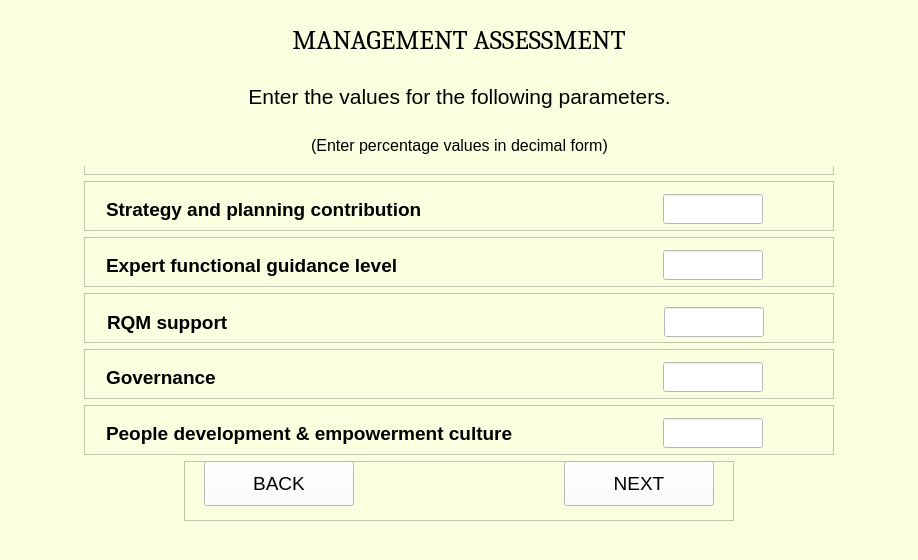
<?xml version="1.0" encoding="UTF-8"?>
<ui version="4.0">
 <class>MainWindow</class>
 <widget class="QMainWindow" name="MainWindow">
  <property name="enabled">
   <bool>true</bool>
  </property>
  <property name="geometry">
   <rect>
    <x>0</x>
    <y>0</y>
    <width>914</width>
    <height>560</height>
   </rect>
  </property>
  <property name="mouseTracking">
   <bool>true</bool>
  </property>
  <property name="windowTitle">
   <string>MainWindow</string>
  </property>
  <property name="styleSheet">
   <string notr="true">background-color:rgb(250, 255, 224)</string>
  </property>
  <widget class="QWidget" name="centralwidget">
   <layout class="QVBoxLayout" name="verticalLayout">
    <item alignment="Qt::AlignHCenter">
     <widget class="QFrame" name="frame">
      <property name="minimumSize">
       <size>
        <width>900</width>
        <height>60</height>
       </size>
      </property>
      <property name="maximumSize">
       <size>
        <width>900</width>
        <height>60</height>
       </size>
      </property>
      <property name="frameShape">
       <enum>QFrame::StyledPanel</enum>
      </property>
      <property name="frameShadow">
       <enum>QFrame::Raised</enum>
      </property>
      <widget class="QLabel" name="heading">
       <property name="geometry">
        <rect>
         <x>0</x>
         <y>0</y>
         <width>900</width>
         <height>61</height>
        </rect>
       </property>
       <property name="sizePolicy">
        <sizepolicy hsizetype="Preferred" vsizetype="Preferred">
         <horstretch>0</horstretch>
         <verstretch>0</verstretch>
        </sizepolicy>
       </property>
       <property name="minimumSize">
        <size>
         <width>900</width>
         <height>50</height>
        </size>
       </property>
       <property name="maximumSize">
        <size>
         <width>16777215</width>
         <height>16777215</height>
        </size>
       </property>
       <property name="font">
        <font>
         <family>Cambria</family>
         <pointsize>20</pointsize>
        </font>
       </property>
       <property name="text">
        <string>MANAGEMENT ASSESSMENT</string>
       </property>
       <property name="alignment">
        <set>Qt::AlignCenter</set>
       </property>
       <property name="wordWrap">
        <bool>false</bool>
       </property>
      </widget>
     </widget>
    </item>
    <item alignment="Qt::AlignHCenter">
     <widget class="QFrame" name="frame_2">
      <property name="minimumSize">
       <size>
        <width>750</width>
        <height>100</height>
       </size>
      </property>
      <property name="maximumSize">
       <size>
        <width>750</width>
        <height>100</height>
       </size>
      </property>
      <property name="frameShape">
       <enum>QFrame::StyledPanel</enum>
      </property>
      <property name="frameShadow">
       <enum>QFrame::Raised</enum>
      </property>
      <widget class="QWidget" name="layoutWidget">
       <property name="geometry">
        <rect>
         <x>0</x>
         <y>0</y>
         <width>751</width>
         <height>91</height>
        </rect>
       </property>
       <layout class="QGridLayout" name="gridLayout_6">
        <item row="0" column="0">
         <widget class="QLabel" name="subHeading">
          <property name="sizePolicy">
           <sizepolicy hsizetype="Preferred" vsizetype="Preferred">
            <horstretch>0</horstretch>
            <verstretch>0</verstretch>
           </sizepolicy>
          </property>
          <property name="minimumSize">
           <size>
            <width>450</width>
            <height>40</height>
           </size>
          </property>
          <property name="maximumSize">
           <size>
            <width>16777215</width>
            <height>16777215</height>
           </size>
          </property>
          <property name="font">
           <font>
            <family>Arial</family>
            <pointsize>16</pointsize>
           </font>
          </property>
          <property name="text">
           <string>Enter the values for the following parameters.</string>
          </property>
          <property name="alignment">
           <set>Qt::AlignCenter</set>
          </property>
          <property name="wordWrap">
           <bool>false</bool>
          </property>
         </widget>
        </item>
        <item row="1" column="0">
         <widget class="QLabel" name="instructions">
          <property name="sizePolicy">
           <sizepolicy hsizetype="Preferred" vsizetype="Preferred">
            <horstretch>0</horstretch>
            <verstretch>0</verstretch>
           </sizepolicy>
          </property>
          <property name="minimumSize">
           <size>
            <width>315</width>
            <height>40</height>
           </size>
          </property>
          <property name="maximumSize">
           <size>
            <width>16777215</width>
            <height>16777215</height>
           </size>
          </property>
          <property name="font">
           <font>
            <family>Arial</family>
            <pointsize>12</pointsize>
           </font>
          </property>
          <property name="text">
           <string>(Enter percentage values in decimal form)</string>
          </property>
          <property name="alignment">
           <set>Qt::AlignCenter</set>
          </property>
          <property name="wordWrap">
           <bool>false</bool>
          </property>
         </widget>
        </item>
       </layout>
      </widget>
     </widget>
    </item>
    <item alignment="Qt::AlignHCenter">
     <widget class="QFrame" name="frame_3">
      <property name="minimumSize">
       <size>
        <width>750</width>
        <height>50</height>
       </size>
      </property>
      <property name="maximumSize">
       <size>
        <width>750</width>
        <height>50</height>
       </size>
      </property>
      <property name="frameShape">
       <enum>QFrame::StyledPanel</enum>
      </property>
      <property name="frameShadow">
       <enum>QFrame::Raised</enum>
      </property>
      <widget class="QWidget" name="layoutWidget">
       <property name="geometry">
        <rect>
         <x>22</x>
         <y>12</y>
         <width>657</width>
         <height>32</height>
        </rect>
       </property>
       <layout class="QGridLayout" name="gridLayout">
        <item row="0" column="0">
         <widget class="QLabel" name="labelE">
          <property name="sizePolicy">
           <sizepolicy hsizetype="Preferred" vsizetype="Preferred">
            <horstretch>0</horstretch>
            <verstretch>0</verstretch>
           </sizepolicy>
          </property>
          <property name="minimumSize">
           <size>
            <width>550</width>
            <height>30</height>
           </size>
          </property>
          <property name="maximumSize">
           <size>
            <width>16777215</width>
            <height>16777215</height>
           </size>
          </property>
          <property name="font">
           <font>
            <family>Arial</family>
            <pointsize>14</pointsize>
            <weight>75</weight>
            <bold>true</bold>
           </font>
          </property>
          <property name="text">
           <string>Strategy and planning contribution</string>
          </property>
          <property name="wordWrap">
           <bool>false</bool>
          </property>
         </widget>
        </item>
        <item row="0" column="1">
         <widget class="QLineEdit" name="paramE">
          <property name="sizePolicy">
           <sizepolicy hsizetype="Preferred" vsizetype="Preferred">
            <horstretch>0</horstretch>
            <verstretch>0</verstretch>
           </sizepolicy>
          </property>
          <property name="minimumSize">
           <size>
            <width>100</width>
            <height>30</height>
           </size>
          </property>
          <property name="maximumSize">
           <size>
            <width>100</width>
            <height>30</height>
           </size>
          </property>
          <property name="font">
           <font>
            <family>Arial</family>
            <pointsize>12</pointsize>
            <weight>50</weight>
            <bold>false</bold>
           </font>
          </property>
          <property name="styleSheet">
           <string notr="true">background-color:rgb(255, 255, 255)</string>
          </property>
         </widget>
        </item>
       </layout>
      </widget>
     </widget>
    </item>
    <item alignment="Qt::AlignHCenter">
     <widget class="QFrame" name="frame_4">
      <property name="minimumSize">
       <size>
        <width>750</width>
        <height>50</height>
       </size>
      </property>
      <property name="maximumSize">
       <size>
        <width>750</width>
        <height>50</height>
       </size>
      </property>
      <property name="frameShape">
       <enum>QFrame::StyledPanel</enum>
      </property>
      <property name="frameShadow">
       <enum>QFrame::Raised</enum>
      </property>
      <widget class="QWidget" name="layoutWidget">
       <property name="geometry">
        <rect>
         <x>22</x>
         <y>12</y>
         <width>657</width>
         <height>32</height>
        </rect>
       </property>
       <layout class="QGridLayout" name="gridLayout_2">
        <item row="0" column="0">
         <widget class="QLabel" name="labelF">
          <property name="sizePolicy">
           <sizepolicy hsizetype="Preferred" vsizetype="Preferred">
            <horstretch>0</horstretch>
            <verstretch>0</verstretch>
           </sizepolicy>
          </property>
          <property name="minimumSize">
           <size>
            <width>550</width>
            <height>30</height>
           </size>
          </property>
          <property name="maximumSize">
           <size>
            <width>16777215</width>
            <height>16777215</height>
           </size>
          </property>
          <property name="font">
           <font>
            <family>Arial</family>
            <pointsize>14</pointsize>
            <weight>75</weight>
            <bold>true</bold>
           </font>
          </property>
          <property name="text">
           <string>Expert functional guidance level</string>
          </property>
          <property name="wordWrap">
           <bool>false</bool>
          </property>
         </widget>
        </item>
        <item row="0" column="1">
         <widget class="QLineEdit" name="paramF">
          <property name="sizePolicy">
           <sizepolicy hsizetype="Preferred" vsizetype="Preferred">
            <horstretch>0</horstretch>
            <verstretch>0</verstretch>
           </sizepolicy>
          </property>
          <property name="minimumSize">
           <size>
            <width>100</width>
            <height>30</height>
           </size>
          </property>
          <property name="maximumSize">
           <size>
            <width>100</width>
            <height>30</height>
           </size>
          </property>
          <property name="font">
           <font>
            <family>Arial</family>
            <pointsize>12</pointsize>
            <weight>50</weight>
            <bold>false</bold>
           </font>
          </property>
          <property name="styleSheet">
           <string notr="true">background-color:rgb(255, 255, 255)</string>
          </property>
         </widget>
        </item>
       </layout>
      </widget>
     </widget>
    </item>
    <item alignment="Qt::AlignHCenter">
     <widget class="QFrame" name="frame_5">
      <property name="minimumSize">
       <size>
        <width>750</width>
        <height>50</height>
       </size>
      </property>
      <property name="maximumSize">
       <size>
        <width>750</width>
        <height>50</height>
       </size>
      </property>
      <property name="frameShape">
       <enum>QFrame::StyledPanel</enum>
      </property>
      <property name="frameShadow">
       <enum>QFrame::Raised</enum>
      </property>
      <widget class="QWidget" name="layoutWidget">
       <property name="geometry">
        <rect>
         <x>23</x>
         <y>13</y>
         <width>657</width>
         <height>32</height>
        </rect>
       </property>
       <layout class="QGridLayout" name="gridLayout_3">
        <item row="0" column="0">
         <widget class="QLabel" name="labelG">
          <property name="sizePolicy">
           <sizepolicy hsizetype="Preferred" vsizetype="Preferred">
            <horstretch>0</horstretch>
            <verstretch>0</verstretch>
           </sizepolicy>
          </property>
          <property name="minimumSize">
           <size>
            <width>550</width>
            <height>30</height>
           </size>
          </property>
          <property name="maximumSize">
           <size>
            <width>16777215</width>
            <height>16777215</height>
           </size>
          </property>
          <property name="font">
           <font>
            <family>Arial</family>
            <pointsize>14</pointsize>
            <weight>75</weight>
            <bold>true</bold>
           </font>
          </property>
          <property name="text">
           <string>RQM support</string>
          </property>
          <property name="wordWrap">
           <bool>false</bool>
          </property>
         </widget>
        </item>
        <item row="0" column="1">
         <widget class="QLineEdit" name="paramG">
          <property name="sizePolicy">
           <sizepolicy hsizetype="Preferred" vsizetype="Preferred">
            <horstretch>0</horstretch>
            <verstretch>0</verstretch>
           </sizepolicy>
          </property>
          <property name="minimumSize">
           <size>
            <width>100</width>
            <height>30</height>
           </size>
          </property>
          <property name="maximumSize">
           <size>
            <width>100</width>
            <height>30</height>
           </size>
          </property>
          <property name="font">
           <font>
            <family>Arial</family>
            <pointsize>12</pointsize>
            <weight>50</weight>
            <bold>false</bold>
           </font>
          </property>
          <property name="styleSheet">
           <string notr="true">background-color:rgb(255, 255, 255)</string>
          </property>
         </widget>
        </item>
       </layout>
      </widget>
     </widget>
    </item>
    <item alignment="Qt::AlignHCenter">
     <widget class="QFrame" name="frame_6">
      <property name="minimumSize">
       <size>
        <width>750</width>
        <height>50</height>
       </size>
      </property>
      <property name="maximumSize">
       <size>
        <width>750</width>
        <height>50</height>
       </size>
      </property>
      <property name="frameShape">
       <enum>QFrame::StyledPanel</enum>
      </property>
      <property name="frameShadow">
       <enum>QFrame::Raised</enum>
      </property>
      <widget class="QWidget" name="layoutWidget">
       <property name="geometry">
        <rect>
         <x>22</x>
         <y>12</y>
         <width>657</width>
         <height>32</height>
        </rect>
       </property>
       <layout class="QGridLayout" name="gridLayout_4">
        <item row="0" column="0">
         <widget class="QLabel" name="labelH">
          <property name="sizePolicy">
           <sizepolicy hsizetype="Preferred" vsizetype="Preferred">
            <horstretch>0</horstretch>
            <verstretch>0</verstretch>
           </sizepolicy>
          </property>
          <property name="minimumSize">
           <size>
            <width>550</width>
            <height>30</height>
           </size>
          </property>
          <property name="maximumSize">
           <size>
            <width>16777215</width>
            <height>16777215</height>
           </size>
          </property>
          <property name="font">
           <font>
            <family>Arial</family>
            <pointsize>14</pointsize>
            <weight>75</weight>
            <bold>true</bold>
           </font>
          </property>
          <property name="text">
           <string>Governance</string>
          </property>
          <property name="wordWrap">
           <bool>false</bool>
          </property>
         </widget>
        </item>
        <item row="0" column="1">
         <widget class="QLineEdit" name="paramH">
          <property name="sizePolicy">
           <sizepolicy hsizetype="Preferred" vsizetype="Preferred">
            <horstretch>0</horstretch>
            <verstretch>0</verstretch>
           </sizepolicy>
          </property>
          <property name="minimumSize">
           <size>
            <width>100</width>
            <height>30</height>
           </size>
          </property>
          <property name="maximumSize">
           <size>
            <width>100</width>
            <height>30</height>
           </size>
          </property>
          <property name="font">
           <font>
            <family>Arial</family>
            <pointsize>12</pointsize>
            <weight>50</weight>
            <bold>false</bold>
           </font>
          </property>
          <property name="styleSheet">
           <string notr="true">background-color:rgb(255, 255, 255)</string>
          </property>
         </widget>
        </item>
       </layout>
      </widget>
     </widget>
    </item>
    <item alignment="Qt::AlignHCenter">
     <widget class="QFrame" name="frame_7">
      <property name="minimumSize">
       <size>
        <width>750</width>
        <height>50</height>
       </size>
      </property>
      <property name="maximumSize">
       <size>
        <width>750</width>
        <height>50</height>
       </size>
      </property>
      <property name="frameShape">
       <enum>QFrame::StyledPanel</enum>
      </property>
      <property name="frameShadow">
       <enum>QFrame::Raised</enum>
      </property>
      <widget class="QWidget" name="layoutWidget">
       <property name="geometry">
        <rect>
         <x>22</x>
         <y>12</y>
         <width>657</width>
         <height>32</height>
        </rect>
       </property>
       <layout class="QGridLayout" name="gridLayout_5">
        <item row="0" column="0">
         <widget class="QLabel" name="labelI">
          <property name="sizePolicy">
           <sizepolicy hsizetype="Preferred" vsizetype="Preferred">
            <horstretch>0</horstretch>
            <verstretch>0</verstretch>
           </sizepolicy>
          </property>
          <property name="minimumSize">
           <size>
            <width>550</width>
            <height>30</height>
           </size>
          </property>
          <property name="maximumSize">
           <size>
            <width>16777215</width>
            <height>16777215</height>
           </size>
          </property>
          <property name="font">
           <font>
            <family>Arial</family>
            <pointsize>14</pointsize>
            <weight>75</weight>
            <bold>true</bold>
           </font>
          </property>
          <property name="text">
           <string>People development &amp; empowerment culture</string>
          </property>
          <property name="wordWrap">
           <bool>false</bool>
          </property>
         </widget>
        </item>
        <item row="0" column="1">
         <widget class="QLineEdit" name="paramI">
          <property name="sizePolicy">
           <sizepolicy hsizetype="Preferred" vsizetype="Preferred">
            <horstretch>0</horstretch>
            <verstretch>0</verstretch>
           </sizepolicy>
          </property>
          <property name="minimumSize">
           <size>
            <width>100</width>
            <height>30</height>
           </size>
          </property>
          <property name="maximumSize">
           <size>
            <width>100</width>
            <height>30</height>
           </size>
          </property>
          <property name="font">
           <font>
            <family>Arial</family>
            <pointsize>12</pointsize>
            <weight>50</weight>
            <bold>false</bold>
           </font>
          </property>
          <property name="styleSheet">
           <string notr="true">background-color:rgb(255, 255, 255)</string>
          </property>
         </widget>
        </item>
       </layout>
      </widget>
     </widget>
    </item>
    <item alignment="Qt::AlignHCenter">
     <widget class="QFrame" name="frame_8">
      <property name="minimumSize">
       <size>
        <width>550</width>
        <height>60</height>
       </size>
      </property>
      <property name="maximumSize">
       <size>
        <width>550</width>
        <height>60</height>
       </size>
      </property>
      <property name="frameShape">
       <enum>QFrame::StyledPanel</enum>
      </property>
      <property name="frameShadow">
       <enum>QFrame::Raised</enum>
      </property>
      <widget class="QPushButton" name="backButton">
       <property name="geometry">
        <rect>
         <x>20</x>
         <y>0</y>
         <width>150</width>
         <height>45</height>
        </rect>
       </property>
       <property name="sizePolicy">
        <sizepolicy hsizetype="Preferred" vsizetype="Preferred">
         <horstretch>0</horstretch>
         <verstretch>0</verstretch>
        </sizepolicy>
       </property>
       <property name="minimumSize">
        <size>
         <width>150</width>
         <height>45</height>
        </size>
       </property>
       <property name="maximumSize">
        <size>
         <width>150</width>
         <height>45</height>
        </size>
       </property>
       <property name="font">
        <font>
         <family>Arial</family>
         <pointsize>14</pointsize>
        </font>
       </property>
       <property name="styleSheet">
        <string notr="true">background-color:rgb(255, 255, 255)</string>
       </property>
       <property name="text">
        <string>BACK</string>
       </property>
      </widget>
      <widget class="QPushButton" name="nextButton">
       <property name="enabled">
        <bool>true</bool>
       </property>
       <property name="geometry">
        <rect>
         <x>380</x>
         <y>0</y>
         <width>150</width>
         <height>45</height>
        </rect>
       </property>
       <property name="sizePolicy">
        <sizepolicy hsizetype="Preferred" vsizetype="Preferred">
         <horstretch>0</horstretch>
         <verstretch>0</verstretch>
        </sizepolicy>
       </property>
       <property name="minimumSize">
        <size>
         <width>150</width>
         <height>45</height>
        </size>
       </property>
       <property name="maximumSize">
        <size>
         <width>150</width>
         <height>45</height>
        </size>
       </property>
       <property name="palette">
        <palette>
         <active>
          <colorrole role="Button">
           <brush brushstyle="SolidPattern">
            <color alpha="255">
             <red>255</red>
             <green>255</green>
             <blue>255</blue>
            </color>
           </brush>
          </colorrole>
          <colorrole role="Base">
           <brush brushstyle="SolidPattern">
            <color alpha="255">
             <red>255</red>
             <green>255</green>
             <blue>255</blue>
            </color>
           </brush>
          </colorrole>
          <colorrole role="Window">
           <brush brushstyle="SolidPattern">
            <color alpha="255">
             <red>255</red>
             <green>255</green>
             <blue>255</blue>
            </color>
           </brush>
          </colorrole>
          <colorrole role="Link">
           <brush brushstyle="SolidPattern">
            <color alpha="255">
             <red>6</red>
             <green>22</green>
             <blue>255</blue>
            </color>
           </brush>
          </colorrole>
         </active>
         <inactive>
          <colorrole role="Button">
           <brush brushstyle="SolidPattern">
            <color alpha="255">
             <red>255</red>
             <green>255</green>
             <blue>255</blue>
            </color>
           </brush>
          </colorrole>
          <colorrole role="Base">
           <brush brushstyle="SolidPattern">
            <color alpha="255">
             <red>255</red>
             <green>255</green>
             <blue>255</blue>
            </color>
           </brush>
          </colorrole>
          <colorrole role="Window">
           <brush brushstyle="SolidPattern">
            <color alpha="255">
             <red>255</red>
             <green>255</green>
             <blue>255</blue>
            </color>
           </brush>
          </colorrole>
          <colorrole role="Link">
           <brush brushstyle="SolidPattern">
            <color alpha="255">
             <red>6</red>
             <green>22</green>
             <blue>255</blue>
            </color>
           </brush>
          </colorrole>
         </inactive>
         <disabled>
          <colorrole role="Button">
           <brush brushstyle="SolidPattern">
            <color alpha="255">
             <red>255</red>
             <green>255</green>
             <blue>255</blue>
            </color>
           </brush>
          </colorrole>
          <colorrole role="Base">
           <brush brushstyle="SolidPattern">
            <color alpha="255">
             <red>255</red>
             <green>255</green>
             <blue>255</blue>
            </color>
           </brush>
          </colorrole>
          <colorrole role="Window">
           <brush brushstyle="SolidPattern">
            <color alpha="255">
             <red>255</red>
             <green>255</green>
             <blue>255</blue>
            </color>
           </brush>
          </colorrole>
          <colorrole role="Link">
           <brush brushstyle="SolidPattern">
            <color alpha="255">
             <red>6</red>
             <green>22</green>
             <blue>255</blue>
            </color>
           </brush>
          </colorrole>
         </disabled>
        </palette>
       </property>
       <property name="font">
        <font>
         <family>Arial</family>
         <pointsize>14</pointsize>
        </font>
       </property>
       <property name="mouseTracking">
        <bool>false</bool>
       </property>
       <property name="acceptDrops">
        <bool>true</bool>
       </property>
       <property name="autoFillBackground">
        <bool>false</bool>
       </property>
       <property name="styleSheet">
        <string notr="true">background-color:rgb(255, 255, 255)</string>
       </property>
       <property name="text">
        <string>NEXT</string>
       </property>
       <property name="checkable">
        <bool>false</bool>
       </property>
       <property name="autoExclusive">
        <bool>false</bool>
       </property>
       <property name="autoDefault">
        <bool>true</bool>
       </property>
       <property name="default">
        <bool>false</bool>
       </property>
       <property name="flat">
        <bool>false</bool>
       </property>
      </widget>
     </widget>
    </item>
   </layout>
  </widget>
  <widget class="QMenuBar" name="menubar">
   <property name="geometry">
    <rect>
     <x>0</x>
     <y>0</y>
     <width>914</width>
     <height>21</height>
    </rect>
   </property>
  </widget>
  <widget class="QStatusBar" name="statusbar"/>
 </widget>
 <resources/>
 <connections/>
</ui>
